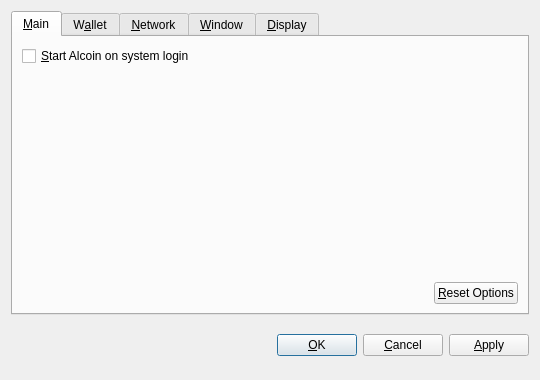
<?xml version="1.0" encoding="UTF-8"?>
<ui version="4.0">
 <class>OptionsDialog</class>
 <widget class="QDialog" name="OptionsDialog">
  <property name="geometry">
   <rect>
    <x>0</x>
    <y>0</y>
    <width>540</width>
    <height>380</height>
   </rect>
  </property>
  <property name="windowTitle">
   <string>Options</string>
  </property>
  <property name="modal">
   <bool>true</bool>
  </property>
  <layout class="QVBoxLayout" name="verticalLayout">
   <item>
    <widget class="QTabWidget" name="tabWidget">
     <property name="tabPosition">
      <enum>QTabWidget::North</enum>
     </property>
     <property name="currentIndex">
      <number>0</number>
     </property>
     <widget class="QWidget" name="tabMain">
      <attribute name="title">
       <string>&amp;Main</string>
      </attribute>
      <layout class="QVBoxLayout" name="verticalLayout_Main">
       <item>
        <widget class="QCheckBox" name="bitcoinAtStartup">
         <property name="toolTip">
          <string>Automatically start Alcoin after logging in to the system.</string>
         </property>
         <property name="text">
          <string>&amp;Start Alcoin on system login</string>
         </property>
        </widget>
       </item>
       <item>
        <spacer name="verticalSpacer_Main">
         <property name="orientation">
          <enum>Qt::Vertical</enum>
         </property>
         <property name="sizeHint" stdset="0">
          <size>
           <width>20</width>
           <height>40</height>
          </size>
         </property>
        </spacer>
       </item>
       <item>
        <layout class="QHBoxLayout" name="horizontalLayout_2_Main">
         <item>
          <spacer name="horizontalSpacer_2_Main">
           <property name="orientation">
            <enum>Qt::Horizontal</enum>
           </property>
           <property name="sizeHint" stdset="0">
            <size>
             <width>40</width>
             <height>20</height>
            </size>
           </property>
          </spacer>
         </item>
         <item>
          <widget class="QPushButton" name="resetButton">
           <property name="toolTip">
            <string>Reset all client options to default.</string>
           </property>
           <property name="text">
            <string>&amp;Reset Options</string>
           </property>
           <property name="autoDefault">
            <bool>false</bool>
           </property>
          </widget>
         </item>
        </layout>
       </item>
      </layout>
     </widget>
     <widget class="QWidget" name="tabWallet">
      <attribute name="title">
       <string>W&amp;allet</string>
      </attribute>
      <layout class="QVBoxLayout" name="verticalLayout_Network">
       <item>
        <widget class="QLabel" name="transactionFeeInfoLabel">
         <property name="text">
          <string>Optional transaction fee per kB that helps make sure your transactions are processed quickly. Most transactions are 1 kB.</string>
         </property>
         <property name="textFormat">
          <enum>Qt::PlainText</enum>
         </property>
         <property name="wordWrap">
          <bool>true</bool>
         </property>
        </widget>
       </item>
       <item>
        <layout class="QHBoxLayout" name="horizontalLayout_1_Main">
         <item>
          <widget class="QLabel" name="transactionFeeLabel">
           <property name="text">
            <string>Pay transaction &amp;fee</string>
           </property>
           <property name="textFormat">
            <enum>Qt::PlainText</enum>
           </property>
           <property name="buddy">
            <cstring>transactionFee</cstring>
           </property>
          </widget>
         </item>
         <item>
          <widget class="BitcoinAmountField" name="transactionFee"/>
         </item>
         <item>
          <spacer name="horizontalSpacer_1_Main">
           <property name="orientation">
            <enum>Qt::Horizontal</enum>
           </property>
           <property name="sizeHint" stdset="0">
            <size>
             <width>40</width>
             <height>20</height>
            </size>
           </property>
          </spacer>
         </item>
        </layout>
       </item>
       <item>
        <widget class="QLabel" name="label">
         <property name="text">
          <string>If you disable the spending of unconfirmed change, the change from a transaction cannot be used until that transaction has at least one confirmation. This also affects how your balance is computed.</string>
         </property>
         <property name="wordWrap">
          <bool>true</bool>
         </property>
        </widget>
       </item>
       <item>
        <widget class="QCheckBox" name="spendZeroConfChange">
         <property name="text">
          <string>Spend unconfirmed change  (experts only)</string>
         </property>
        </widget>
       </item>
       <item>
        <spacer name="verticalSpacer">
         <property name="orientation">
          <enum>Qt::Vertical</enum>
         </property>
         <property name="sizeHint" stdset="0">
          <size>
           <width>20</width>
           <height>40</height>
          </size>
         </property>
        </spacer>
       </item>
      </layout>
     </widget>
     <widget class="QWidget" name="tabNetwork">
      <attribute name="title">
       <string>&amp;Network</string>
      </attribute>
      <layout class="QVBoxLayout" name="verticalLayout_Network">
       <item>
        <widget class="QCheckBox" name="mapPortUpnp">
         <property name="toolTip">
          <string>Automatically open the Alcoin client port on the router. This only works when your router supports UPnP and it is enabled.</string>
         </property>
         <property name="text">
          <string>Map port using &amp;UPnP</string>
         </property>
        </widget>
       </item>
       <item>
        <widget class="QCheckBox" name="connectSocks">
         <property name="toolTip">
          <string>Connect to the Alcoin network through a SOCKS proxy (e.g. when connecting through Tor).</string>
         </property>
         <property name="text">
          <string>&amp;Connect through SOCKS proxy:</string>
         </property>
        </widget>
       </item>
       <item>
        <layout class="QHBoxLayout" name="horizontalLayout_Network">
         <item>
          <widget class="QLabel" name="proxyIpLabel">
           <property name="text">
            <string>Proxy &amp;IP:</string>
           </property>
           <property name="textFormat">
            <enum>Qt::PlainText</enum>
           </property>
           <property name="buddy">
            <cstring>proxyIp</cstring>
           </property>
          </widget>
         </item>
         <item>
          <widget class="QValidatedLineEdit" name="proxyIp">
           <property name="maximumSize">
            <size>
             <width>140</width>
             <height>16777215</height>
            </size>
           </property>
           <property name="toolTip">
            <string>IP address of the proxy (e.g. 127.0.0.1)</string>
           </property>
          </widget>
         </item>
         <item>
          <widget class="QLabel" name="proxyPortLabel">
           <property name="text">
            <string>&amp;Port:</string>
           </property>
           <property name="textFormat">
            <enum>Qt::PlainText</enum>
           </property>
           <property name="buddy">
            <cstring>proxyPort</cstring>
           </property>
          </widget>
         </item>
         <item>
          <widget class="QLineEdit" name="proxyPort">
           <property name="maximumSize">
            <size>
             <width>55</width>
             <height>16777215</height>
            </size>
           </property>
           <property name="toolTip">
            <string>Port of the proxy (e.g. 9050)</string>
           </property>
          </widget>
         </item>
         <item>
          <widget class="QLabel" name="socksVersionLabel">
           <property name="text">
            <string>SOCKS &amp;Version:</string>
           </property>
           <property name="textFormat">
            <enum>Qt::PlainText</enum>
           </property>
           <property name="buddy">
            <cstring>socksVersion</cstring>
           </property>
          </widget>
         </item>
         <item>
          <widget class="QValueComboBox" name="socksVersion">
           <property name="toolTip">
            <string>SOCKS version of the proxy (e.g. 5)</string>
           </property>
          </widget>
         </item>
         <item>
          <spacer name="horizontalSpacer_Network">
           <property name="orientation">
            <enum>Qt::Horizontal</enum>
           </property>
           <property name="sizeHint" stdset="0">
            <size>
             <width>40</width>
             <height>20</height>
            </size>
           </property>
          </spacer>
         </item>
        </layout>
       </item>
       <item>
        <spacer name="verticalSpacer_Network">
         <property name="orientation">
          <enum>Qt::Vertical</enum>
         </property>
         <property name="sizeHint" stdset="0">
          <size>
           <width>20</width>
           <height>40</height>
          </size>
         </property>
        </spacer>
       </item>
      </layout>
     </widget>
     <widget class="QWidget" name="tabWindow">
      <attribute name="title">
       <string>&amp;Window</string>
      </attribute>
      <layout class="QVBoxLayout" name="verticalLayout_Window">
       <item>
        <widget class="QCheckBox" name="minimizeToTray">
         <property name="toolTip">
          <string>Show only a tray icon after minimizing the window.</string>
         </property>
         <property name="text">
          <string>&amp;Minimize to the tray instead of the taskbar</string>
         </property>
        </widget>
       </item>
       <item>
        <widget class="QCheckBox" name="minimizeOnClose">
         <property name="toolTip">
          <string>Minimize instead of exit the application when the window is closed. When this option is enabled, the application will be closed only after selecting Quit in the menu.</string>
         </property>
         <property name="text">
          <string>M&amp;inimize on close</string>
         </property>
        </widget>
       </item>
       <item>
        <spacer name="verticalSpacer_Window">
         <property name="orientation">
          <enum>Qt::Vertical</enum>
         </property>
         <property name="sizeHint" stdset="0">
          <size>
           <width>20</width>
           <height>40</height>
          </size>
         </property>
        </spacer>
       </item>
      </layout>
     </widget>
     <widget class="QWidget" name="tabDisplay">
      <attribute name="title">
       <string>&amp;Display</string>
      </attribute>
      <layout class="QVBoxLayout" name="verticalLayout_Display">
       <item>
        <layout class="QHBoxLayout" name="horizontalLayout_1_Display">
         <item>
          <widget class="QLabel" name="langLabel">
           <property name="text">
            <string>User Interface &amp;language:</string>
           </property>
           <property name="textFormat">
            <enum>Qt::PlainText</enum>
           </property>
           <property name="buddy">
            <cstring>lang</cstring>
           </property>
          </widget>
         </item>
         <item>
          <widget class="QValueComboBox" name="lang">
           <property name="toolTip">
            <string>The user interface language can be set here. This setting will take effect after restarting Alcoin.</string>
           </property>
          </widget>
         </item>
        </layout>
       </item>
       <item>
        <layout class="QHBoxLayout" name="horizontalLayout_2_Display">
         <item>
          <widget class="QLabel" name="unitLabel">
           <property name="text">
            <string>&amp;Unit to show amounts in:</string>
           </property>
           <property name="textFormat">
            <enum>Qt::PlainText</enum>
           </property>
           <property name="buddy">
            <cstring>unit</cstring>
           </property>
          </widget>
         </item>
         <item>
          <widget class="QValueComboBox" name="unit">
           <property name="toolTip">
            <string>Choose the default subdivision unit to show in the interface and when sending coins.</string>
           </property>
          </widget>
         </item>
        </layout>
       </item>
       <item>
        <widget class="QCheckBox" name="displayAddresses">
         <property name="toolTip">
          <string>Whether to show Alcoin addresses in the transaction list or not.</string>
         </property>
         <property name="text">
          <string>&amp;Display addresses in transaction list</string>
         </property>
        </widget>
       </item>
       <item>
        <widget class="QCheckBox" name="coinControlFeatures">
         <property name="toolTip">
          <string>Whether to show coin control features or not.</string>
         </property>
         <property name="text">
          <string>Display coin &amp;control features (experts only!)</string>
         </property>
        </widget>
       </item>
       <item>
        <spacer name="verticalSpacer_Display">
         <property name="orientation">
          <enum>Qt::Vertical</enum>
         </property>
         <property name="sizeHint" stdset="0">
          <size>
           <width>20</width>
           <height>40</height>
          </size>
         </property>
        </spacer>
       </item>
      </layout>
     </widget>
    </widget>
   </item>
   <item>
    <layout class="QHBoxLayout" name="horizontalLayout_Buttons">
     <item>
      <spacer name="horizontalSpacer_1">
       <property name="orientation">
        <enum>Qt::Horizontal</enum>
       </property>
       <property name="sizeHint" stdset="0">
        <size>
         <width>40</width>
         <height>48</height>
        </size>
       </property>
      </spacer>
     </item>
     <item>
      <widget class="QLabel" name="statusLabel">
       <property name="font">
        <font>
         <weight>75</weight>
         <bold>true</bold>
        </font>
       </property>
       <property name="text">
        <string/>
       </property>
       <property name="textFormat">
        <enum>Qt::PlainText</enum>
       </property>
       <property name="wordWrap">
        <bool>true</bool>
       </property>
      </widget>
     </item>
     <item>
      <spacer name="horizontalSpacer_2">
       <property name="orientation">
        <enum>Qt::Horizontal</enum>
       </property>
       <property name="sizeHint" stdset="0">
        <size>
         <width>40</width>
         <height>48</height>
        </size>
       </property>
      </spacer>
     </item>
     <item>
      <widget class="QPushButton" name="okButton">
       <property name="text">
        <string>&amp;OK</string>
       </property>
      </widget>
     </item>
     <item>
      <widget class="QPushButton" name="cancelButton">
       <property name="text">
        <string>&amp;Cancel</string>
       </property>
       <property name="autoDefault">
        <bool>false</bool>
       </property>
      </widget>
     </item>
     <item>
      <widget class="QPushButton" name="applyButton">
       <property name="text">
        <string>&amp;Apply</string>
       </property>
       <property name="autoDefault">
        <bool>false</bool>
       </property>
      </widget>
     </item>
    </layout>
   </item>
  </layout>
 </widget>
 <customwidgets>
  <customwidget>
   <class>BitcoinAmountField</class>
   <extends>QSpinBox</extends>
   <header>bitcoinamountfield.h</header>
  </customwidget>
  <customwidget>
   <class>QValueComboBox</class>
   <extends>QComboBox</extends>
   <header>qvaluecombobox.h</header>
  </customwidget>
  <customwidget>
   <class>QValidatedLineEdit</class>
   <extends>QLineEdit</extends>
   <header>qvalidatedlineedit.h</header>
  </customwidget>
 </customwidgets>
 <resources/>
 <connections/>
</ui>
